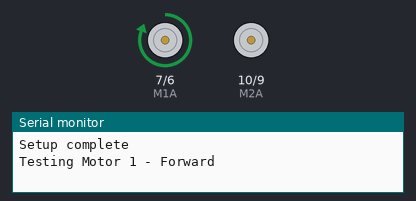
This sketch was run on a simulated Arduino Uno, built with avr-gcc and run on an emulated ATmega328P. Shown: motor-driver pin pairs drawn as motors (green arrow = first pin HIGH = forward, orange = second pin HIGH = backward, longer = more drive), the last lines printed to the serial monitor.

Above: at 1.0 s.
At 3.0 s:
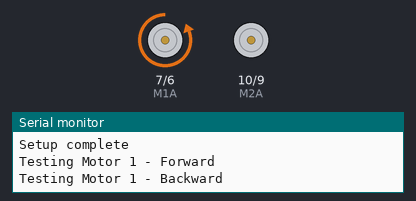
At 7.0 s:
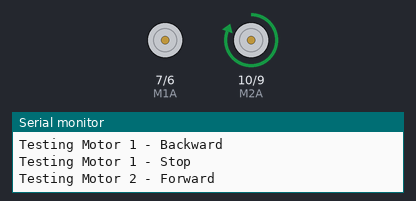
At 11.5 s:
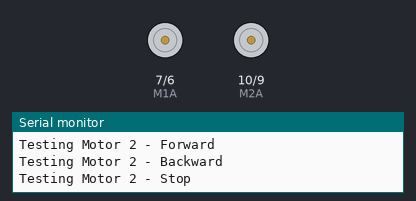
Timing chart, 0 to 16.9 s (numbered marks = the images above):
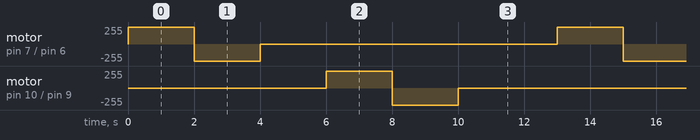

The sketch:

MotorTest.ino
```cpp
// Define motor control pins
  #define M1A 7
  #define M1B 6
  #define M2A 10
  #define M2B 9

void setup() {
  // Set motor control pins as outputs
  pinMode(M1A, OUTPUT);
  pinMode(M1B, OUTPUT);
  pinMode(M2A, OUTPUT);
  pinMode(M2B, OUTPUT);

  // Initialize serial communication
  Serial.begin(9600);
  while (!Serial) {
    ; // Wait for serial port to connect. Needed for native USB port only
  }

  Serial.println("Setup complete");
}

void loop() {
  // Test different directions for motor 1
  //A high - forwards | B high - backwards
  Serial.println("Testing Motor 1 - Forward");
  analogWrite(M1A, 255);  // PWM signal to control speed
  analogWrite(M1B, 0);   // PWM signal to control speed
  delay(2000);  // Run for 2 seconds

  Serial.println("Testing Motor 1 - Backward");
  analogWrite(M1A, 0);   // PWM signal to control speed
  analogWrite(M1B, 255);  // PWM signal to control speed
  delay(2000);  // Run for 2 seconds

  Serial.println("Testing Motor 1 - Stop");
  analogWrite(M1A, 0);    // PWM signal to stop motor
  analogWrite(M1B, 0);    // PWM signal to stop motor
  delay(2000);  // Run for 2 seconds

  // Test different directions for motor 2
  //A high - forwards | B high - backwards
  Serial.println("Testing Motor 2 - Forward");
  analogWrite(M2A, 255);  // PWM signal to control speed
  analogWrite(M2B, 0);   // PWM signal to control speed
  delay(2000);  // Run for 2 seconds

  Serial.println("Testing Motor 2 - Backward");
  analogWrite(M2A, 0);   // PWM signal to control speed
  analogWrite(M2B, 255);  // PWM signal to control speed
  delay(2000);  // Run for 2 seconds

  Serial.println("Testing Motor 2 - Stop");
  analogWrite(M2A, 0);    // PWM signal to stop motor
  analogWrite(M2B, 0);    // PWM signal to stop motor
  delay(2000);  // Run for 2 seconds

  // Add a short delay before repeating the tests
  delay(1000);
}
```

Measured:
- by itself, motor on pin 7 (M1A) / pin 6 (M1B), motor on pin 10 (M2A) / pin 9 (M2B): repeats every 13.0 s: backward 255/255 2.0 s, stopped 9.0 s, forward 255/255 2.0 s
